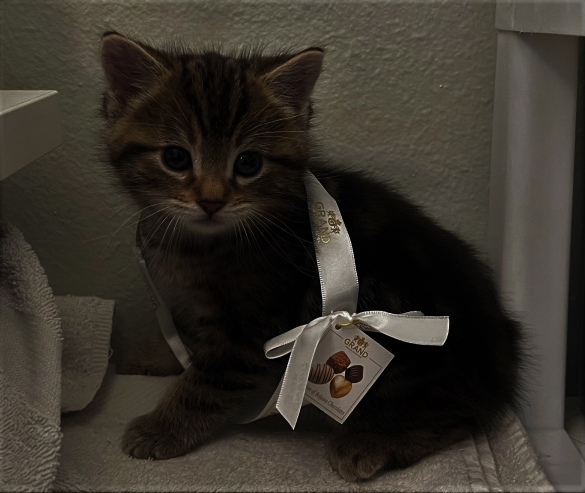
#> input picture demoImages/badQuality.jpg, 1170 x 985 px, found by its file name (shown at 1/2 size)
$ python demo.py
#> lines starting #> are read from the running program, lines starting #| are printed output that depends on the picture
import cv2 as cv
import numpy as np
import matplotlib.pyplot as plt
import os

def histogramEqual():
    root = os.getcwd()
    imgPath = os.path.join(root,'demoImages\\badQuality.jpg')
    img = cv.imread(imgPath,cv.IMREAD_GRAYSCALE)
#> img: shape (985, 1170); min 0, max 255, mean 49.3
    hist = cv.calcHist([img],[0],None,[256],[0,256])
#> hist = 256 values, max 34785 at index 2, min 1 at index 250, mean 4501.8
    cdf = hist.cumsum()
#> cdf = 256 values from 15208 to 1152450
    cdfNorm = cdf * float(hist.max()) / cdf.max()
#> cdfNorm = 256 values from 459 to 34785

    plt.figure()
    plt.subplot(231)
    plt.imshow(img,cmap='gray')
    plt.subplot(234)
    plt.plot(hist)
    plt.plot(cdfNorm,color='b')
    plt.xlabel('pixel intesity')
    plt.ylabel('# of pixels')

    equImg = cv.equalizeHist(img)
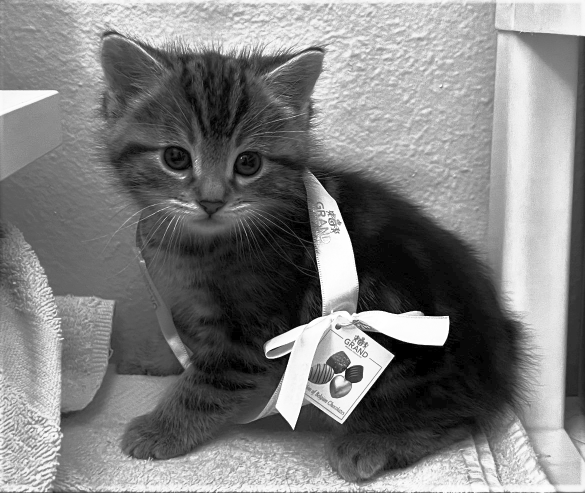
#> equImg: shape (985, 1170) (shown at 1/2 size); min 0, max 255, mean 127.3
    equhist = cv.calcHist([equImg],[0],None,[256],[0,256])
#> equhist = 256 values, max 34785 at index 15, min 0 at index 1, mean 4501.8
    equcdf = equhist.cumsum()
#> equcdf = 256 values from 15208 to 1152450
    equcdfNorm = equcdf * float(equhist.max()) / equcdf.max()
#> equcdfNorm = 256 values from 459 to 34785
    plt.subplot(232)
    plt.imshow(equImg,cmap='gray')
    plt.subplot(235)
    plt.plot(equhist)
    plt.plot(equcdfNorm,color='b')
    plt.xlabel('pixel intesity')
    plt.ylabel('# of pixels')


    claheObj = cv.createCLAHE(clipLimit=5,tileGridSize=(8,8))
    claheImg = claheObj.apply(img)
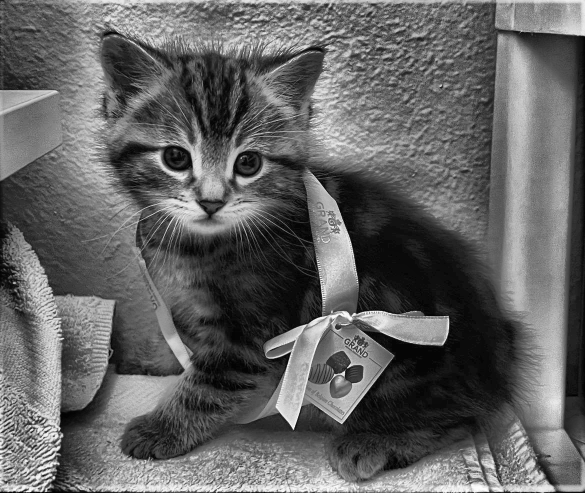
#> claheImg: shape (985, 1170) (shown at 1/2 size); min 0, max 255, mean 99.2
    clahehist = cv.calcHist([claheImg],[0],None,[256],[0,256])
#> clahehist = 256 values, max 16487 at index 11, min 8 at index 0, mean 4501.8
    clahecdf = clahehist.cumsum()
#> clahecdf = 256 values from 8 to 1152450
    clahecdfNorm = clahecdf * float(clahehist.max()) / clahecdf.max()
#> clahecdfNorm = 256 values from 0.114 to 16487
    plt.subplot(233)
    plt.imshow(claheImg,cmap='gray')
    plt.subplot(236)
    plt.plot(clahehist)
    plt.plot(clahecdfNorm,color='b')
    plt.xlabel('pixel intesity')
    plt.ylabel('# of pixels')
    plt.show()
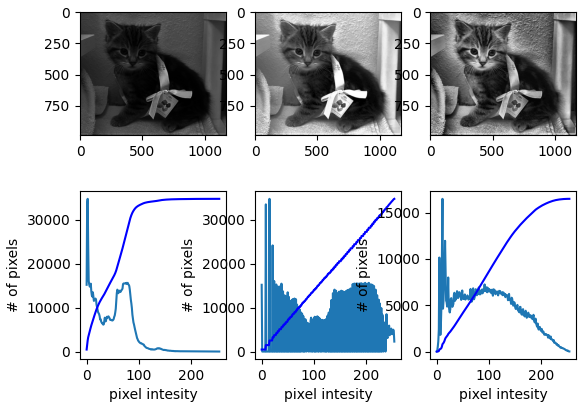
#> figure drawn by matplotlib, 6 panels; panel 2: curve peaks at x = 2, y = 34785; panel 2: curve peaks at x = 255, y = 34785; panel 4: curve peaks at x = 15, y = 34785; panel 4: curve peaks at x = 255, y = 34785

if __name__ == '__main__':
    histogramEqual()
